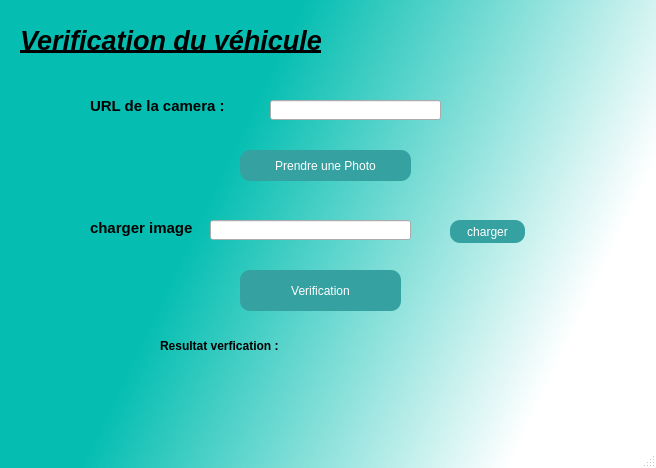
<?xml version="1.0" encoding="UTF-8"?>
<ui version="4.0">
 <class>UI</class>
 <widget class="QMainWindow" name="UI">
  <property name="geometry">
   <rect>
    <x>0</x>
    <y>0</y>
    <width>656</width>
    <height>468</height>
   </rect>
  </property>
  <property name="windowTitle">
   <string>MainWindow</string>
  </property>
  <property name="styleSheet">
   <string notr="true">QWidget#UI
{background-color:qlineargradient(spread:pad, x1:0.085, y1:0.352364, x2:0.9, y2:0.630364, stop:0.285 rgba(5, 190, 177, 255), stop:1 rgba(255, 255, 255, 255));}</string>
  </property>
  <widget class="QWidget" name="centralwidget">
   <widget class="QPushButton" name="pushButton">
    <property name="geometry">
     <rect>
      <x>240</x>
      <y>270</y>
      <width>161</width>
      <height>41</height>
     </rect>
    </property>
    <property name="styleSheet">
     <string notr="true">background-color: rgb(53, 161, 161);
    color:white;
    border-style: outset;
    border-radius: 10px;
    font: 75 16pt &quot;Tw Cen MT&quot;;</string>
    </property>
    <property name="text">
     <string>Verification</string>
    </property>
   </widget>
   <widget class="QLabel" name="resultat">
    <property name="geometry">
     <rect>
      <x>320</x>
      <y>330</y>
      <width>141</width>
      <height>31</height>
     </rect>
    </property>
    <property name="text">
     <string/>
    </property>
   </widget>
   <widget class="QLabel" name="label">
    <property name="geometry">
     <rect>
      <x>20</x>
      <y>20</y>
      <width>331</width>
      <height>41</height>
     </rect>
    </property>
    <property name="font">
     <font>
      <pointsize>20</pointsize>
      <weight>75</weight>
      <italic>true</italic>
      <bold>true</bold>
      <underline>true</underline>
     </font>
    </property>
    <property name="text">
     <string>Verification du véhicule</string>
    </property>
   </widget>
   <widget class="QLabel" name="label_result">
    <property name="geometry">
     <rect>
      <x>160</x>
      <y>330</y>
      <width>131</width>
      <height>31</height>
     </rect>
    </property>
    <property name="font">
     <font>
      <weight>75</weight>
      <bold>true</bold>
     </font>
    </property>
    <property name="text">
     <string>Resultat verfication :</string>
    </property>
   </widget>
   <widget class="QLabel" name="label_2">
    <property name="geometry">
     <rect>
      <x>90</x>
      <y>98</y>
      <width>141</width>
      <height>16</height>
     </rect>
    </property>
    <property name="font">
     <font>
      <pointsize>11</pointsize>
      <weight>75</weight>
      <bold>true</bold>
     </font>
    </property>
    <property name="text">
     <string>URL de la camera : </string>
    </property>
   </widget>
   <widget class="QLabel" name="label_3">
    <property name="geometry">
     <rect>
      <x>90</x>
      <y>220</y>
      <width>121</width>
      <height>16</height>
     </rect>
    </property>
    <property name="font">
     <font>
      <pointsize>11</pointsize>
      <weight>75</weight>
      <bold>true</bold>
     </font>
    </property>
    <property name="text">
     <string>charger image</string>
    </property>
   </widget>
   <widget class="QLineEdit" name="lineEdit">
    <property name="geometry">
     <rect>
      <x>210</x>
      <y>220</y>
      <width>201</width>
      <height>20</height>
     </rect>
    </property>
   </widget>
   <widget class="QPushButton" name="pushButton_2">
    <property name="geometry">
     <rect>
      <x>450</x>
      <y>220</y>
      <width>75</width>
      <height>23</height>
     </rect>
    </property>
    <property name="styleSheet">
     <string notr="true">background-color: rgb(53, 161, 161);
    color:white;
    border-style: outset;
    border-radius: 10px;
    font: 75 16pt &quot;Tw Cen MT&quot;;</string>
    </property>
    <property name="text">
     <string>charger</string>
    </property>
   </widget>
   <widget class="QPushButton" name="pushButton_3">
    <property name="geometry">
     <rect>
      <x>240</x>
      <y>150</y>
      <width>171</width>
      <height>31</height>
     </rect>
    </property>
    <property name="styleSheet">
     <string notr="true">background-color: rgb(53, 161, 161);
    color:white;
    border-style: outset;
    border-radius: 10px;
    font: 75 16pt &quot;Tw Cen MT&quot;;</string>
    </property>
    <property name="text">
     <string>Prendre une Photo</string>
    </property>
   </widget>
   <widget class="QLineEdit" name="lineEdit_2">
    <property name="geometry">
     <rect>
      <x>270</x>
      <y>100</y>
      <width>171</width>
      <height>20</height>
     </rect>
    </property>
   </widget>
  </widget>
  <widget class="QMenuBar" name="menubar">
   <property name="geometry">
    <rect>
     <x>0</x>
     <y>0</y>
     <width>656</width>
     <height>21</height>
    </rect>
   </property>
  </widget>
  <widget class="QStatusBar" name="statusbar"/>
 </widget>
 <resources/>
 <connections/>
</ui>
